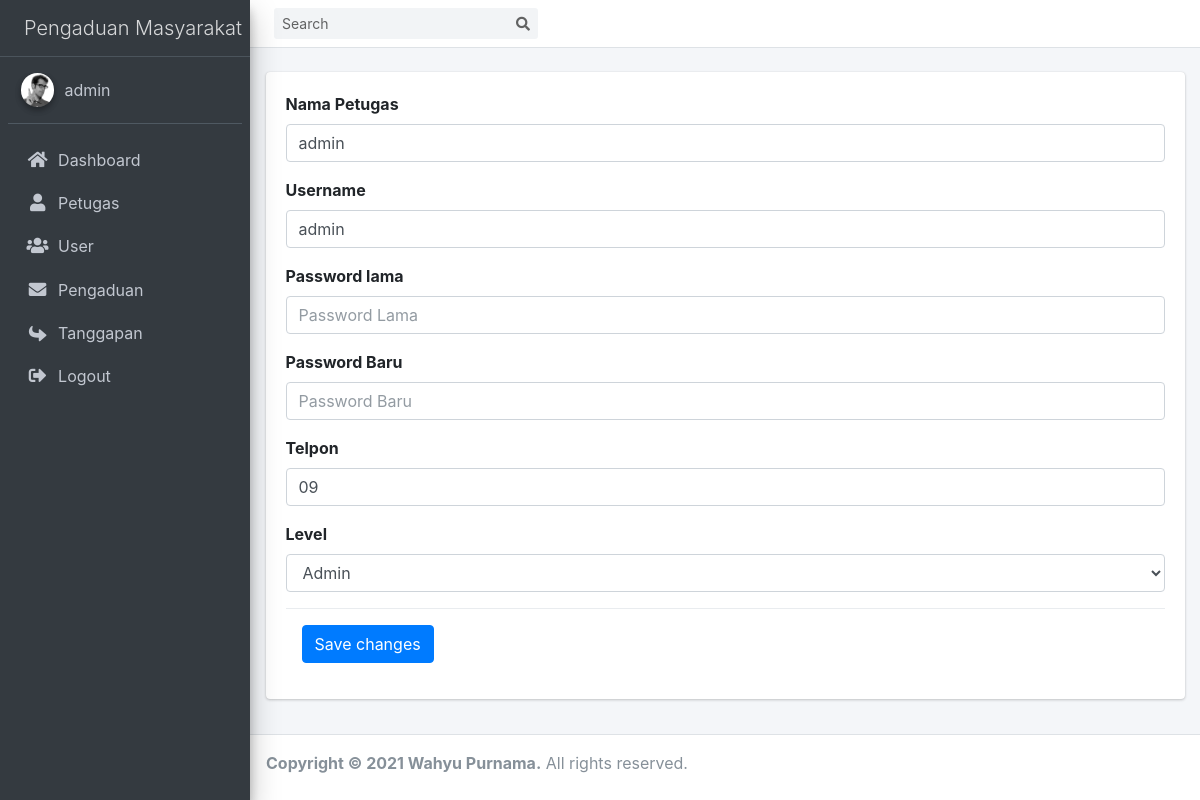
/index.php?page=edit-petugas&id=1 (signed in), run on the app's committed database.
### tables this page shows
CREATE TABLE `petugas` (
  `id_petugas` int(11) NOT NULL,
  `nama_petugas` varchar(50) NOT NULL,
  `username` varchar(50) NOT NULL,
  `password` varchar(255) NOT NULL,
  `telp` varchar(14) NOT NULL,
  `level` enum('admin','petugas') NOT NULL
);

### model/Database.php (called while the page is built, shortened)
<?php
class Database
{
    private $hs = 'localhost';
    private $us = 'wahyu';
    private $pw = 'wahyup';
    private $db = 'ukk_pengaduan';
    public function conn()
    {
        $return = mysqli_connect($this->hs,$this->us,$this->pw,$this->db);
        return $return;
    }
}

### model/Petugas.php (called while the page is built, shortened)
<?php
class Petugas extends Database
{
    private $db;
    public function __construct()
    {
        $this->db = $this->conn();
    }
    public function getBy($id)
    {
        $sql = "SELECT * FROM petugas WHERE id_petugas = $id";
        $data = $this->db->query($sql);
        return $data->fetch_assoc();
    }
}

### views/edit-petugas.php (the view, shortened to what this page needs)
<?php
$id = $_GET['id'];
$p = new Petugas();
$data = $p->getBy($id);
?>
<br>
<div class="row">
    <div class="col-lg-12">
        <div class="card">
            <div class="card-body">
                    <form action="" method="POST">
                        <div class="form-group">
                            <label for="nama">Nama Petugas</label>
                            <input type="text" class="form-control" id="nama" placeholder="Nama Petugas" name="petugas" value="<?php echo $data['nama_petugas'] ?>">
                        </div>
                        <div class="form-group">
                            <label for="username">Username</label>
                            <input type="text" class="form-control" id="username" placeholder="Username" name="username" value="<?php echo $data['username'] ?>">
                        </div>
                        <div class="form-group">
                            <label for="password">Password lama</label>
                            <input type="password" class="form-control" id="password" placeholder="Password Lama" name="password_lama">
                        </div>
                        <div class="form-group">
                            <label for="password">Password Baru</label>
                            <input type="password" class="form-control" id="password" placeholder="Password Baru" name="password_baru">
                        </div>
                        <div class="form-group">
                            <label for="tlp">Telpon</label>
                            <input type="number" class="form-control" id="tlp" placeholder="Telpon" name="tlp" value="<?php echo $data['telp'] ?>">
                        </div>
                        <div class="form-group">
                            <label for="">Level</label>
                            <select class="form-control" name="level">
                                <option value="admin" <?php echo ($data['level'] == 'admin') ? 'selected' : '' ?> >Admin</option>
                            </select>
                        </div>
                      <div class="modal-footer justify-content-between">
                        <button type="submit" name="update" class="btn btn-primary">Save changes</button>
                      </div>
                  </form>
            </div>
        </div>
    </div>
</div>

### data on the page
petugas: petugas "admin", username "admin", tlp "09", level "Admin"

### other printed values
$_SESSION['user'] "admin"
